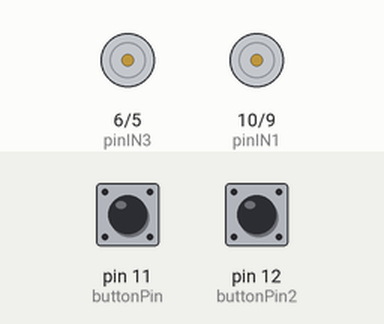
This sketch was run on a simulated Arduino Uno, built with avr-gcc and run on an emulated ATmega328P. On the bench: motor-driver pin pairs drawn as motors (green arrow = first pin HIGH = forward, orange = second pin HIGH = backward, longer = more drive). Inputs (shaded band) come from the test bench; at power-on: pin 11 (buttonPin) HIGH, pin 12 (buttonPin2) HIGH.

Above: at 1.2 s.
1.3 s: pin 11 (buttonPin) pulled LOW for 0.15 s
At 1.37 s:
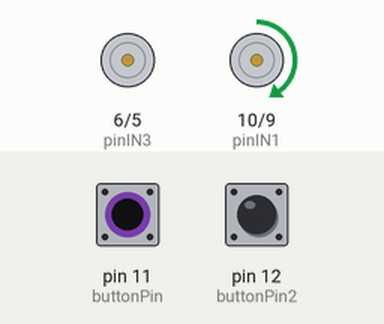
2.9 s: pin 12 (buttonPin2) pulled LOW for 0.15 s
At 2.97 s:
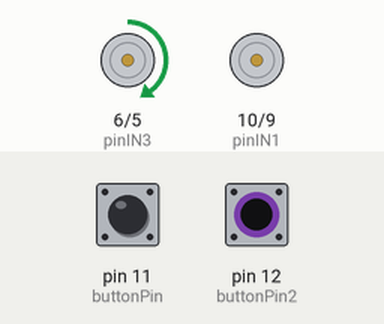
4.5 s: pin 12 (buttonPin2) pulled LOW for 3.2 s
At 8.4 s:
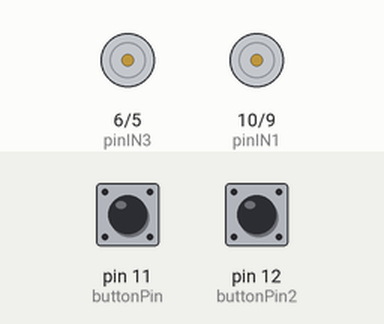
9.2 s: pin 11 (buttonPin) pulled LOW for 1 s
At 9.6 s:
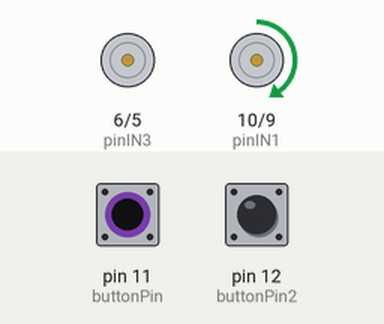
11.7 s: pin 11 (buttonPin) pulled LOW for 3.2 s
At 16.1 s:
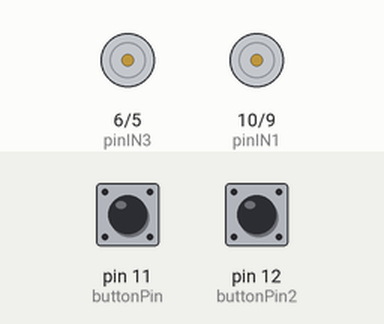
16.4 s: pin 11 (buttonPin) driven LOW and pin 12 (buttonPin2) driven LOW
At 17.5 s:
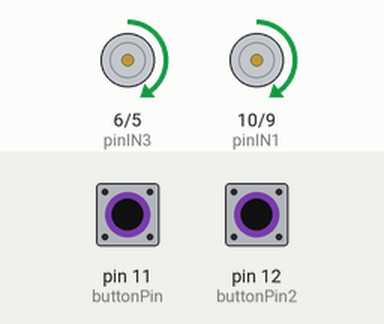
Timing chart, 0 to 18.9 s (numbered marks = the images above; inputs shaded):
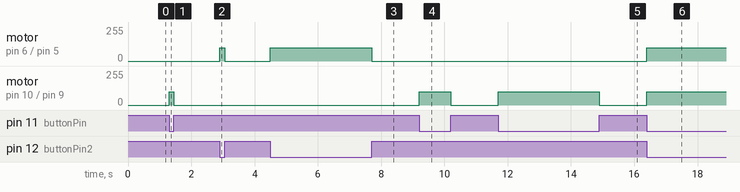

Measured:
- after the input at 1.3 s, motor on pin 10 (pinIN1) / pin 9 (pinIN2): stopped → forward 100/255 at once, → stopped 0.15 s later
- after the input at 2.9 s, motor on pin 6 (pinIN3) / pin 5 (pinIN4): stopped → forward 100/255 at once, → stopped 0.15 s later
- after the input at 4.5 s, motor on pin 6 (pinIN3) / pin 5 (pinIN4): stopped → forward 100/255 at once, → stopped 3.2 s later
- after the input at 9.2 s, motor on pin 10 (pinIN1) / pin 9 (pinIN2): stopped → forward 100/255 at once, → stopped 1.0 s later
- after the input at 11.7 s, motor on pin 10 (pinIN1) / pin 9 (pinIN2): stopped → forward 100/255 at once, → stopped 3.2 s later
- after the input at 16.4 s, motor on pin 6 (pinIN3) / pin 5 (pinIN4), motor on pin 10 (pinIN1) / pin 9 (pinIN2): stopped → forward 100/255 at once

The sketch:

MiniprojetoCarro.ino
```cpp
//*************** Definição dos Pinos ***********************
#define pinIN1 10    //Motor 1
#define pinIN2 9     //Motor 1
#define pinIN3 6     //Motor 2
#define pinIN4 5     //Motor 2

#define VELOCITY 100 //velocidade


#define buttonPin  11    // the number of the pushbutton pin
#define buttonPin2  12

int button1State = 0;         // variable for reading the pushbutton status
int button2State = 0;


void setup() {
  //Initialize the pins
  pinMode(pinIN1, OUTPUT);
  pinMode(pinIN2, OUTPUT);
  pinMode(pinIN3, OUTPUT);
  pinMode(pinIN4, OUTPUT);


  pinMode(buttonPin, INPUT_PULLUP);
  pinMode(buttonPin2, INPUT_PULLUP);
}


void loop() {
    //Read the state of the button
    button1State = digitalRead(buttonPin);
    button2State = digitalRead(buttonPin2);

     //Control motor 1
     if (button1State == LOW) {
        analogWrite(pinIN1, VELOCITY);
        analogWrite(pinIN2, 0);
     }
     else {
        analogWrite(pinIN1, 0);
        analogWrite(pinIN2, 0);
     }

     //Control motor 2
     if(button2State == LOW){
        analogWrite(pinIN3, VELOCITY);
        analogWrite(pinIN4, 0);
     }
     else {
        analogWrite(pinIN3, 0);
        analogWrite(pinIN4, 0);
     }
}
```
